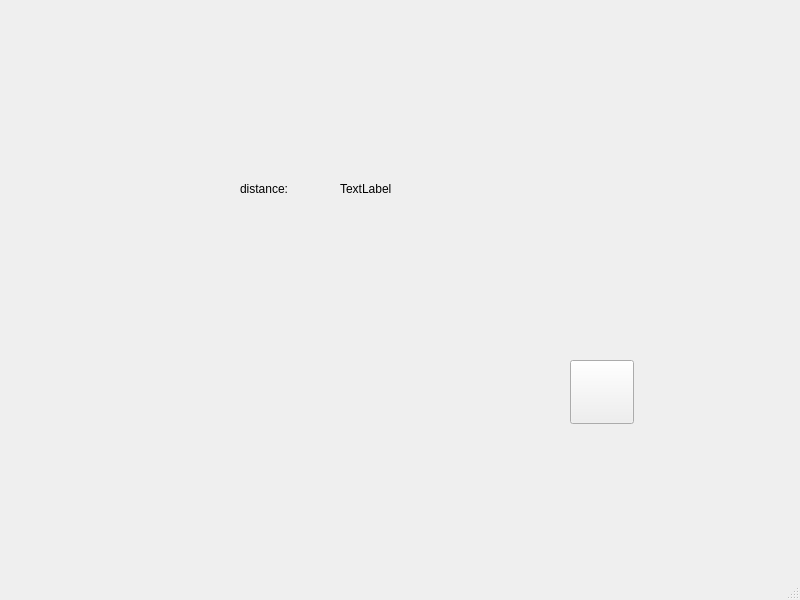
<?xml version="1.0" encoding="UTF-8"?>
<ui version="4.0">
 <class>daocheWindow</class>
 <widget class="QMainWindow" name="daocheWindow">
  <property name="geometry">
   <rect>
    <x>0</x>
    <y>0</y>
    <width>800</width>
    <height>600</height>
   </rect>
  </property>
  <property name="windowTitle">
   <string>MainWindow</string>
  </property>
  <widget class="QWidget" name="centralwidget">
   <widget class="QLabel" name="label">
    <property name="geometry">
     <rect>
      <x>240</x>
      <y>180</y>
      <width>67</width>
      <height>17</height>
     </rect>
    </property>
    <property name="text">
     <string>distance:</string>
    </property>
   </widget>
   <widget class="QPushButton" name="pushButton">
    <property name="geometry">
     <rect>
      <x>570</x>
      <y>360</y>
      <width>64</width>
      <height>64</height>
     </rect>
    </property>
    <property name="styleSheet">
     <string notr="true">border-image: url(:/img/back.png);</string>
    </property>
    <property name="text">
     <string/>
    </property>
   </widget>
   <widget class="QLabel" name="daoche_label">
    <property name="geometry">
     <rect>
      <x>340</x>
      <y>180</y>
      <width>67</width>
      <height>17</height>
     </rect>
    </property>
    <property name="text">
     <string>TextLabel</string>
    </property>
   </widget>
  </widget>
  <widget class="QMenuBar" name="menubar">
   <property name="geometry">
    <rect>
     <x>0</x>
     <y>0</y>
     <width>800</width>
     <height>22</height>
    </rect>
   </property>
  </widget>
  <widget class="QStatusBar" name="statusbar"/>
 </widget>
 <resources/>
 <connections/>
</ui>
